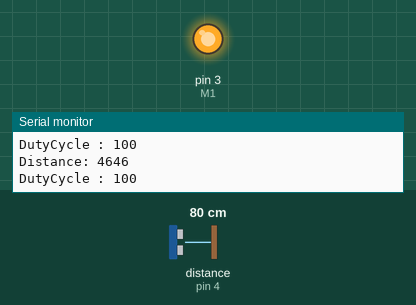
A sketch run on a simulated Arduino Uno, built with avr-gcc and run on an emulated ATmega328P. Shown: output pins drawn as LEDs (lit = HIGH), the last lines printed to the serial monitor. Wiring (inferred from the names in the program): ultrasonic range finder: trigger pin 2; echo pin 4. The test bench sets the inputs (shaded band); at power-on: distance to the obstacle (sensor on pin 4) 80 cm. The echo pulse lasts 58.3 µs per cm; pins used as bus, display or sensor lines are not drawn.

Above: at 1.2 s.
1.3 s: distance to the obstacle (sensor on pin 4) set to 12 cm
4.3 s: distance to the obstacle (sensor on pin 4) set to 9 cm
At 5.2 s:
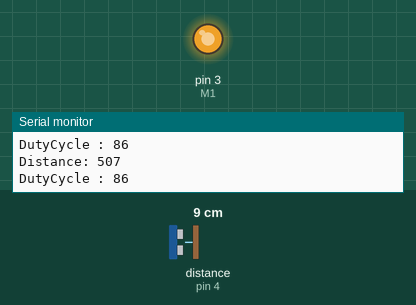
5.8 s: distance to the obstacle (sensor on pin 4) set to 4 cm
At 6.9 s:
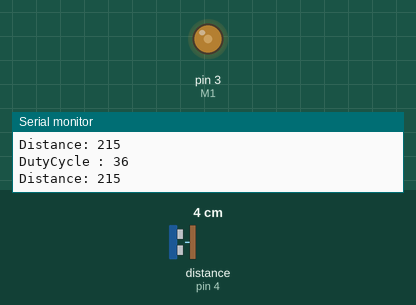
Timing chart, 0 to 8.8 s (numbered marks = the images above; inputs shaded):
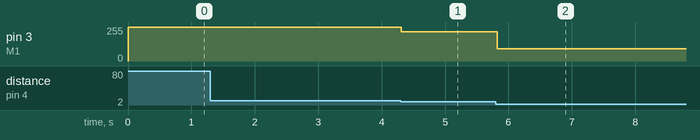

Measured:
- after the input at 4.3 s, pin 3 (M1): 255/255 → 219/255 at once
- after the input at 5.8 s, pin 3 (M1): 219/255 → 91/255 at once

The sketch:

Ultra_Sonic.ino
```cpp
const int Trig = 2;
const int Echo = 4;
const int M1 = 3;

long duration;
float distance;


void setup() {
  // put your setup code here, to run once:
   pinMode(Trig, OUTPUT);
   pinMode(Echo, INPUT);
   pinMode(M1, OUTPUT);

   Serial.begin(9600);

}

void loop() {
  // put your main code here, to run repeatedly:
  digitalWrite(Trig, LOW);
  delayMicroseconds(2);

 digitalWrite(Trig, HIGH);
  delayMicroseconds(10);
  digitalWrite(Trig, LOW);

  duration = pulseIn(Echo , HIGH);

  distance = (duration*340)/20000.0;
  int dutycycle = distance *10;
  dutycycle = constrain(dutycycle, 0, 100);
  analogWrite(M1, (dutycycle*255)/100);


  Serial.print("Distance: " );
  Serial.println(duration);
  Serial.print("DutyCycle : ");
   Serial.println(dutycycle);


}
```
